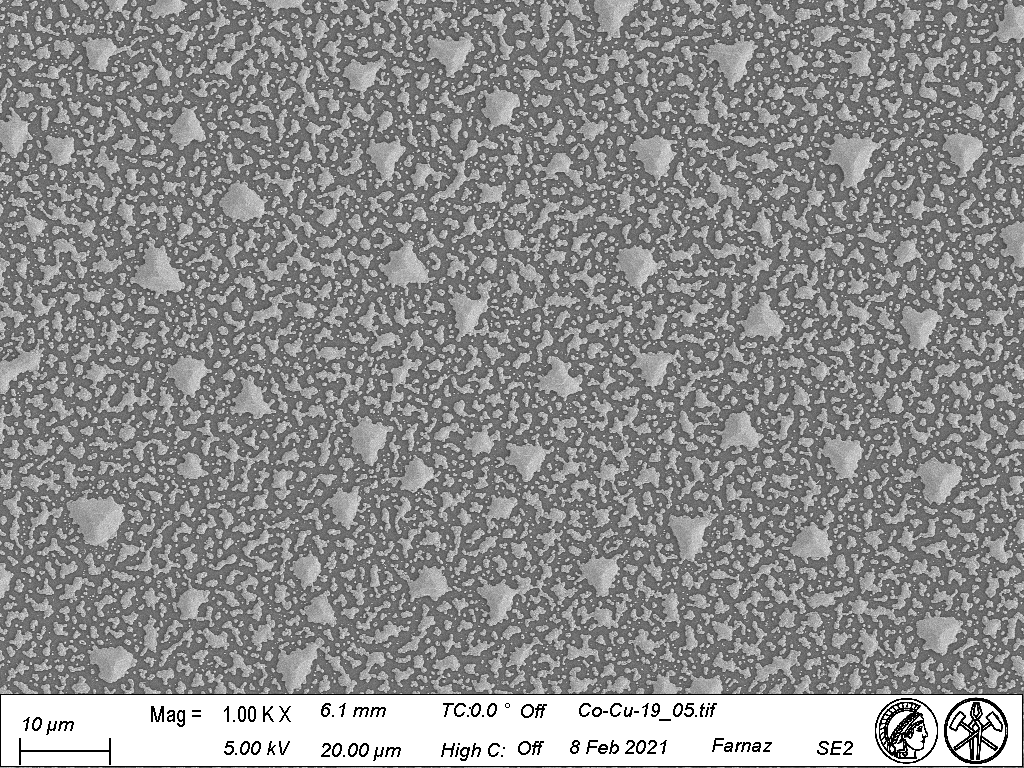
#> input picture 700C_4hrs/Co-Cu-19_05/Co-Cu-19_05.tif, 1024 x 768 px
$ python Trial2.py
#> lines starting #> are read from the running program, lines starting #| are printed output that depends on the picture; after the words box and inside, x2 and y2 are one past the last pixel; in counts of white or black regions, pixels touching at a corner belong together
# -*- coding: utf-8 -*-
"""
Created on Sat Jun 25 15:51:46 2022

@author: FireT
"""


from skimage import measure, io, img_as_ubyte
import matplotlib.pyplot as plt
from skimage.color import label2rgb, rgb2gray
import numpy as np
import cv2
import scipy
from scipy.stats import norm
from skimage import morphology


# The input image.
image = cv2.imread("Co-Cu-19_05.tif",0)
#> image is the input picture: shape (768, 1024); min 0, max 255, mean 141
image=image[0:696, :]
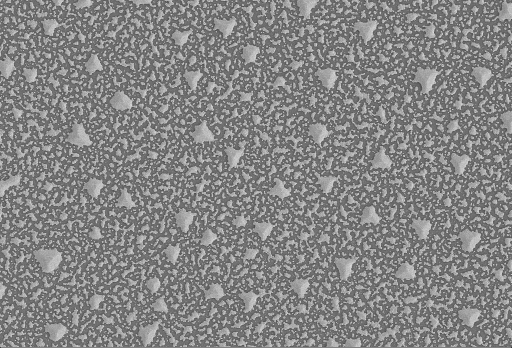
#> image: shape (696, 1024) (shown at 1/2 size); min 0, max 255, mean 132.6
scale = 0.1116 #microns/pixel
Pixelcut= 100 #Minimum pixel Size

#plt.hist(image.flat, bins=100, range=(0,150))  #.flat returns the flattened numpy array (1D)


from skimage.filters import threshold_otsu #binary image
ret, thresh=cv2.threshold(image,0,255,cv2.THRESH_BINARY+cv2.THRESH_OTSU)
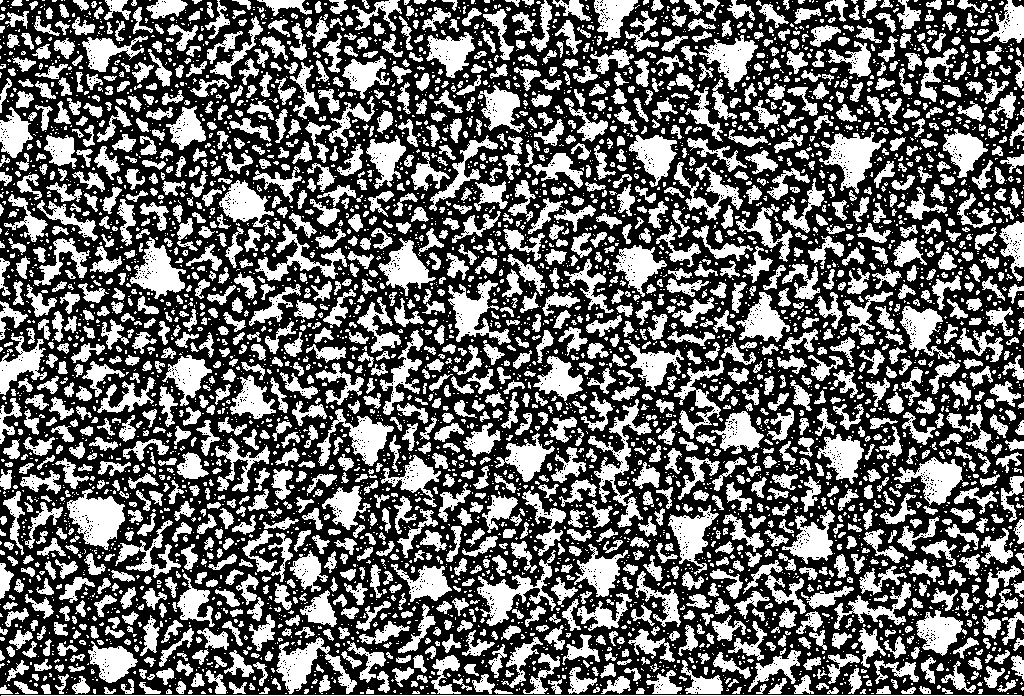
#> thresh: shape (696, 1024); 41.2% white; 5346 white regions (3551 under 20 px), largest, box (x1, y1, x2, y2) and area: (67, 489, 125, 550) 2024, (588, 399, 652, 528) 1849, (819, 132, 886, 194) 1766
#> ret = 138

#Generate thresholded image
#thresholded_img = image > threshold
#plt.imshow(thresholded_img,cmap='gray')


#Remove edge touching regions
from skimage.segmentation import clear_border
edge_touching_removed = clear_border(thresh)
#plt.imshow(edge_touching_removed)

kernel=np.ones ((3,3),np.uint8)
eroded=cv2.erode(edge_touching_removed,kernel,iterations=1)
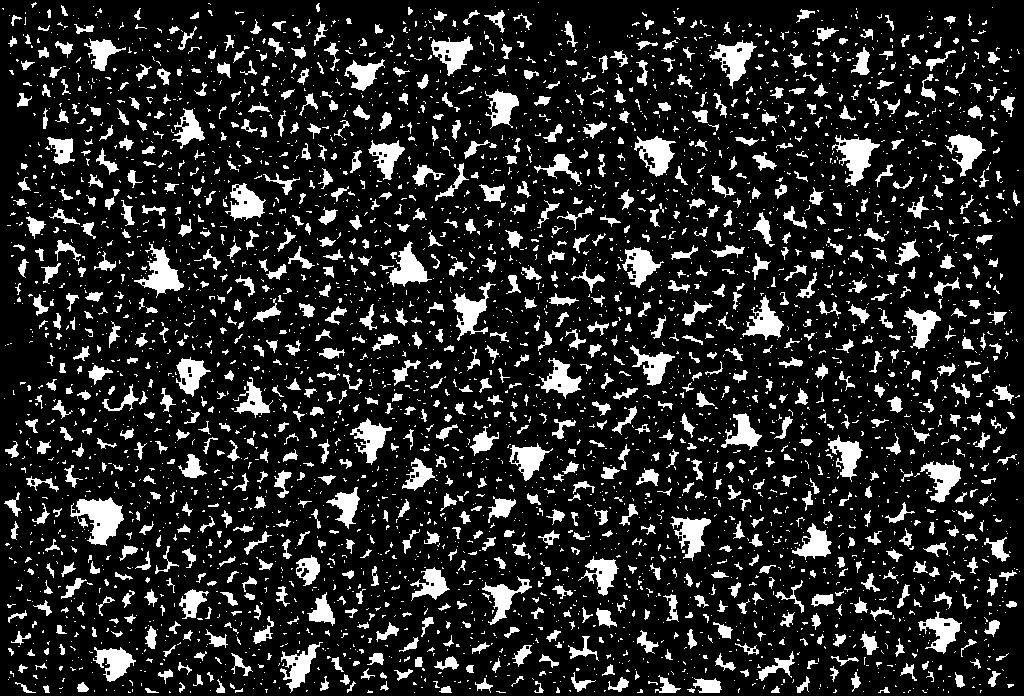
#> eroded: shape (696, 1024); 15.7% white; 4289 white regions (3244 under 20 px), largest, box (x1, y1, x2, y2) and area: (70, 497, 124, 546) 1425, (832, 135, 880, 186) 1070, (134, 242, 184, 298) 1025
dilated=cv2.dilate(eroded,kernel,iterations=1)
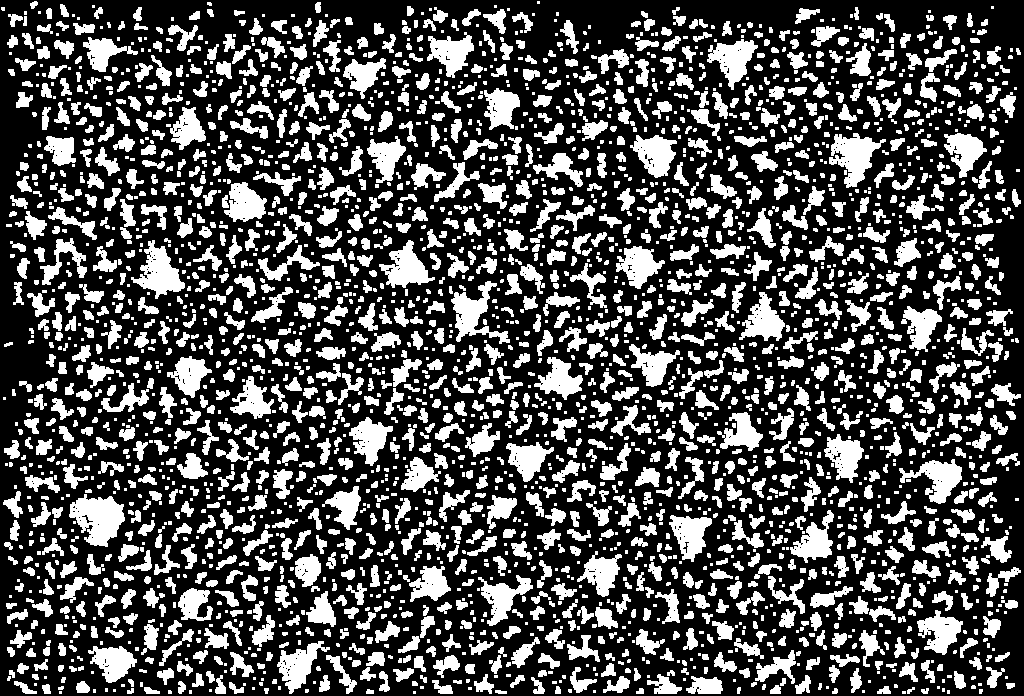
#> dilated: shape (696, 1024); 31.3% white; 3077 white regions (1363 under 20 px)

#Label connected regions of an integer array using measure.label
#Labels each connected entity as one object
#Connectivity = Maximum number of orthogonal hops to consider a pixel/voxel as a neighbor.
#If None, a full connectivity of input.ndim is used, number of dimensions of the image
#For 2D image it would be 2

label_image = measure.label(dilated, connectivity=image.ndim)
#> label_image: shape (696, 1024) int64; 3078 distinct labels, from 0 to 3077


#Removal of small sized particles
label_image = morphology.remove_small_objects(label_image, Pixelcut)
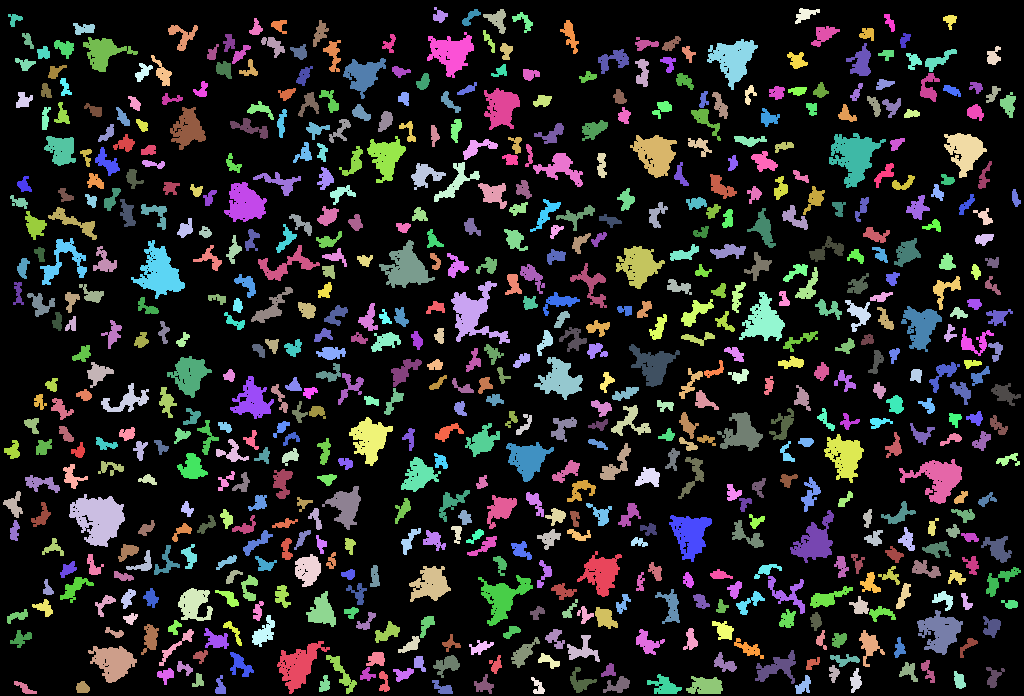
#> label_image: shape (696, 1024) int64; 643 distinct labels, from 0 to 3023; one colour per label, 0 black
#plt.imshow(label_image,cmap='Blue',interpolation='none')

#plt.imshow(label_image)
#Return an RGB image where color-coded labels are painted over the image.
#Using label2rgb

image_label_overlay = label2rgb(label_image, image=image)
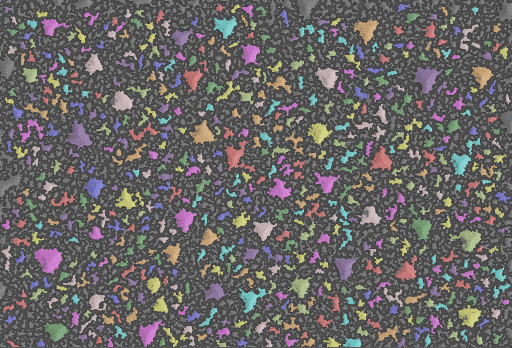
#> image_label_overlay: shape (696, 1024, 3) float64 (shown at 1/2 size); mean R, G, B 0.406, 0.394, 0.394
plt.imshow(image_label_overlay)

plt.imsave("labeled_Co-cu_05.jpg", image_label_overlay)


#################################################
#Calculate properties
#Using regionprops or regionprops_table
all_props=measure.regionprops(label_image, image)
#> all_props = 642 regions; largest, box (x1, y1, x2, y2) and area: (69, 494, 125, 547) 1848, (829, 133, 886, 188) 1549, (131, 240, 185, 299) 1462, (451, 281, 510, 344) 1414, (899, 459, 962, 504) 1290
#Can print various parameters for all objects
for prop in all_props:
    print('Label: {} Area: {}'.format(prop.label, prop.area))
#> this loop made 642 passes
#| Label: 13 Area: 134.0
#| Label: 19 Area: 195.0
#| Label: 21 Area: 138.0
#| Label: 22 Area: 273.0
#| Label: 30 Area: 169.0
#> (further printed lines are left out)

#Compute image properties and return them as a pandas-compatible table.
#Available regionprops: area, bbox, centroid, convex_area, coords, eccentricity,
# equivalent diameter, euler number, label, intensity image, major axis length,
#max intensity, mean intensity, moments, orientation, perimeter, solidity, and many more

props = measure.regionprops_table(label_image, image,
                          properties=['label',
                                      'area', 'equivalent_diameter',
                                      'mean_intensity', 'solidity'])
#> props = 5 items

import pandas as pd
df = pd.DataFrame(props)
#> df = table of 642 rows and 5 columns
print(df.head())

#To delete small regions...
#df = df[df['area'] > 0]

print(df.head())

#######################################################
#Convert to micron scale
df['area_sq_microns'] = df['area'] * (scale**2)
df['equivalent_diameter_microns'] = df['equivalent_diameter'] * (scale)
print(df.head())


df.to_csv('measurements-100pixdel.csv')


#size distrib
import seaborn as sns

sns.set_style('white')

sns.distplot(df.area_sq_microns)
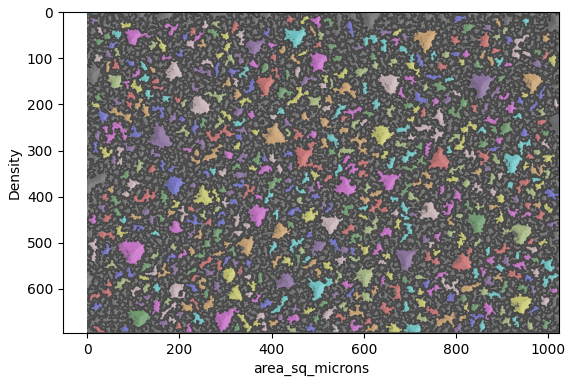
#> figure drawn by matplotlib, 1 panel

$ run again, with 700C_4hrs/Co-Cu-19_05/0pixelsremoved.jpg saved as 700C_4hrs/Co-Cu-19_05/Co-Cu-19_05.tif
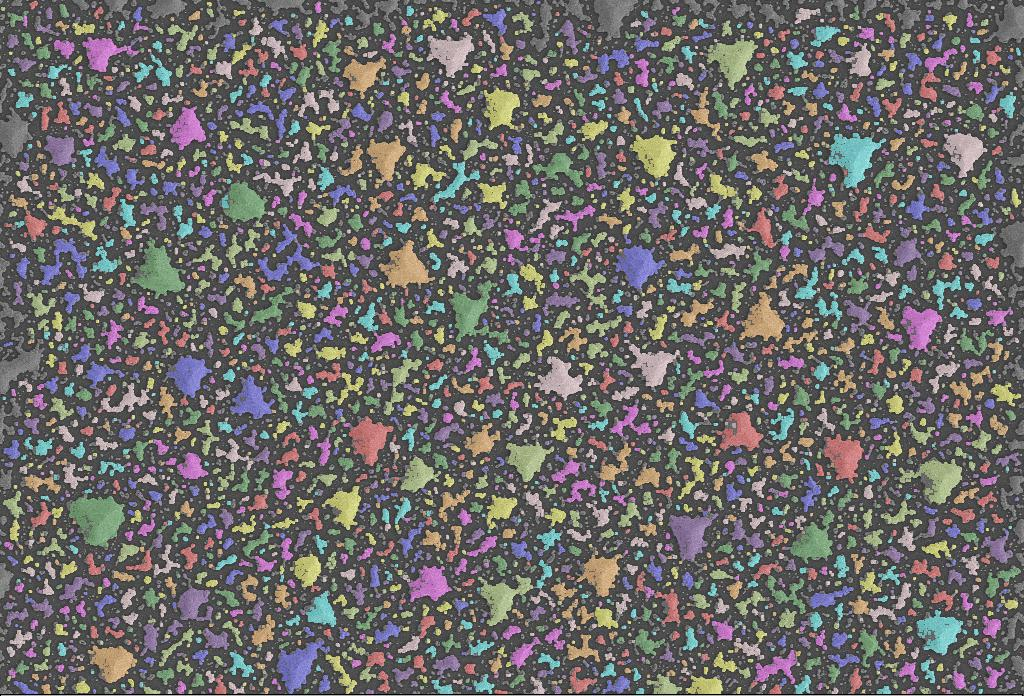
#> input picture 700C_4hrs/Co-Cu-19_05/0pixelsremoved.jpg, 1024 x 696 px
#> `ret, thresh=cv2.threshold(image,0,255,cv2.THRESH_BINARY+cv2.THRESH_OTSU)`:
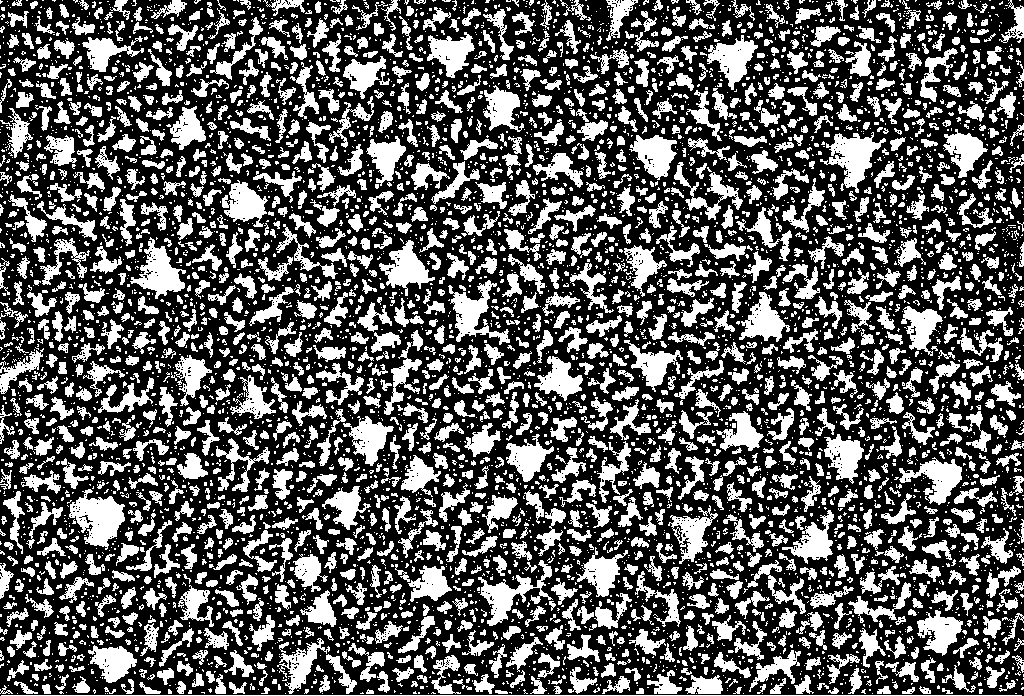
#> thresh: shape (696, 1024); 35.9% white; 5834 white regions (4070 under 20 px), largest, box (x1, y1, x2, y2) and area: (69, 489, 125, 550) 1867, (820, 132, 886, 193) 1673, (478, 560, 553, 626) 1482
#> ret = 115
#> eroded: shape (696, 1024); 13.9% white; 4257 white regions (3315 under 20 px), largest, box (x1, y1, x2, y2) and area: (73, 497, 124, 546) 1314, (832, 135, 880, 186) 1076, (134, 247, 184, 295) 978
#> dilated: shape (696, 1024); 28.3% white; 3116 white regions (1483 under 20 px)
#> all_props = 539 regions; largest, box (x1, y1, x2, y2) and area: (70, 496, 125, 547) 1714, (829, 133, 886, 188) 1551, (131, 240, 185, 299) 1390, (451, 281, 510, 344) 1330, (899, 459, 962, 504) 1292
#> the loop `for prop in all_props:` made 539 passes
#| Label: 11 Area: 134.0
#| Label: 19 Area: 195.0
#| Label: 22 Area: 129.0
#| Label: 30 Area: 169.0
#| Label: 37 Area: 101.0
#> (further printed lines are left out)
#> props = 5 items
#> df = table of 539 rows and 5 columns
#> `sns.distplot(df.area_sq_microns)`:
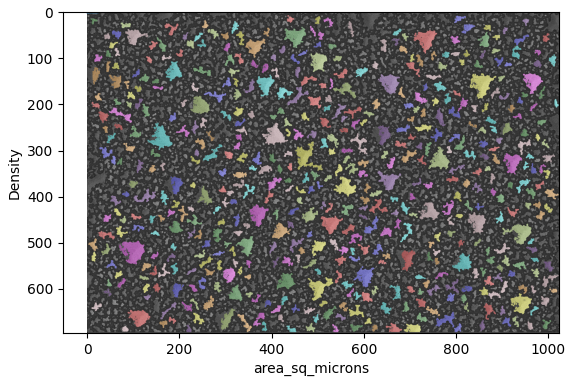
#> figure drawn by matplotlib, 1 panel

$ run again, with 700C_4hrs/Co-Cu-19_05/100pixelsremoved.jpg saved as 700C_4hrs/Co-Cu-19_05/Co-Cu-19_05.tif
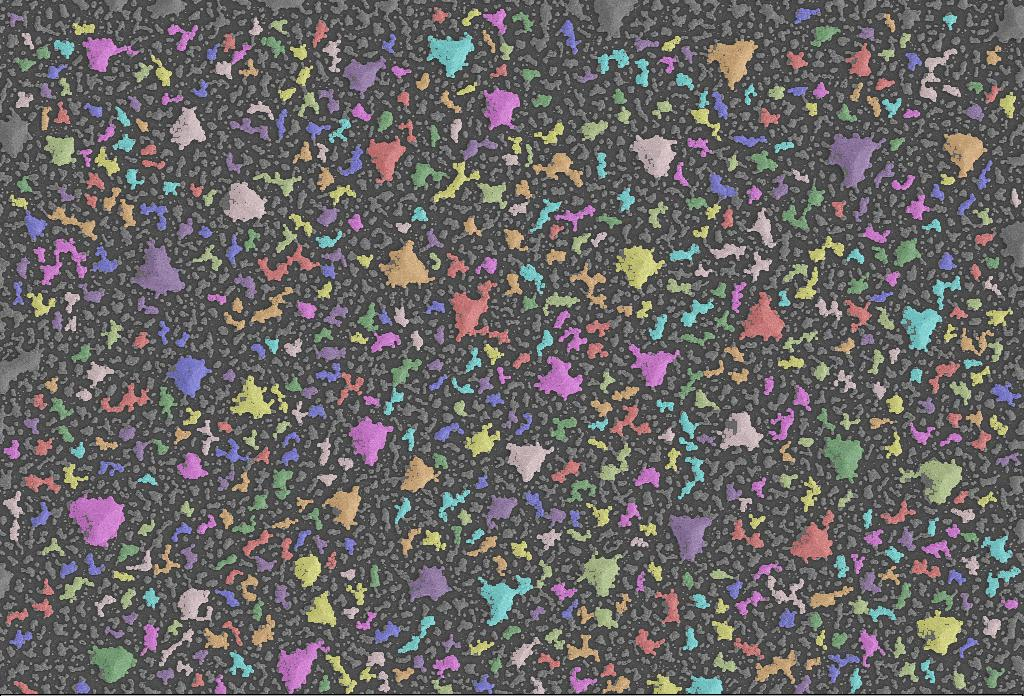
#> input picture 700C_4hrs/Co-Cu-19_05/100pixelsremoved.jpg, 1024 x 696 px
#> `ret, thresh=cv2.threshold(image,0,255,cv2.THRESH_BINARY+cv2.THRESH_OTSU)`:
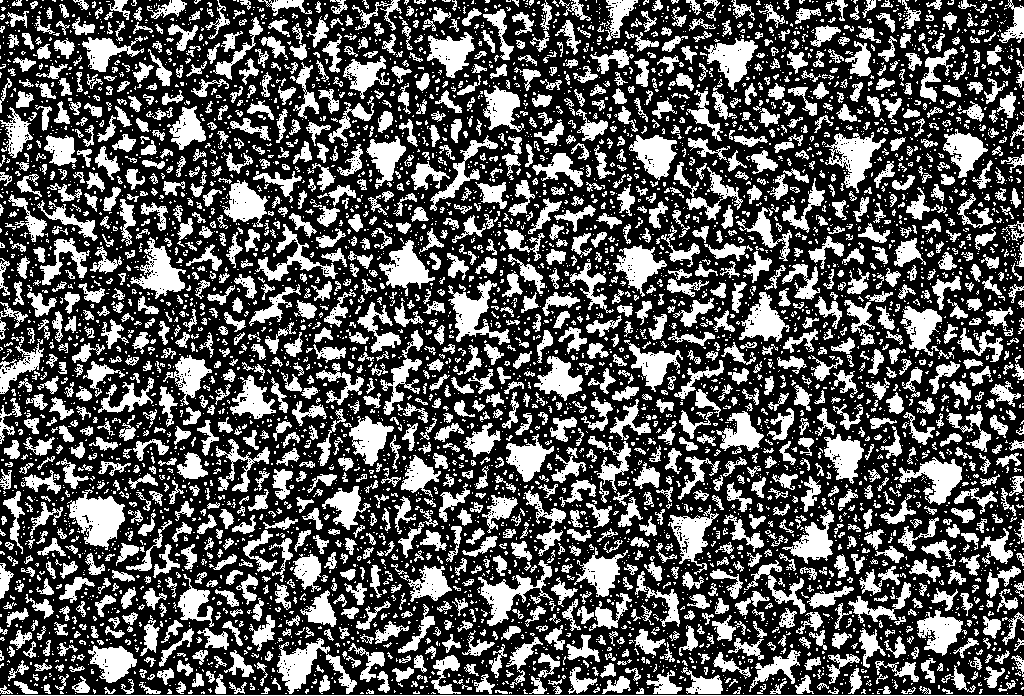
#> thresh: shape (696, 1024); 35.2% white; 5755 white regions (4075 under 20 px), largest, box (x1, y1, x2, y2) and area: (67, 489, 125, 550) 1915, (825, 132, 886, 193) 1504, (448, 280, 510, 345) 1500
#> ret = 111
#> eroded: shape (696, 1024); 12.5% white; 2726 white regions (2030 under 20 px), largest, box (x1, y1, x2, y2) and area: (70, 497, 124, 546) 1437, (708, 40, 757, 89) 963, (389, 241, 432, 287) 934
#> dilated: shape (696, 1024); 23.3% white; 1826 white regions (934 under 20 px)
#> all_props = 575 regions; largest, box (x1, y1, x2, y2) and area: (69, 494, 125, 547) 1834, (451, 281, 510, 344) 1386, (899, 459, 962, 504) 1296, (379, 240, 435, 288) 1288, (707, 39, 758, 90) 1277
#> the loop `for prop in all_props:` made 575 passes
#| Label: 8 Area: 134.0
#| Label: 12 Area: 114.0
#| Label: 14 Area: 138.0
#| Label: 15 Area: 272.0
#| Label: 25 Area: 165.0
#> (further printed lines are left out)
#> props = 5 items
#> df = table of 575 rows and 5 columns
#> `sns.distplot(df.area_sq_microns)`:
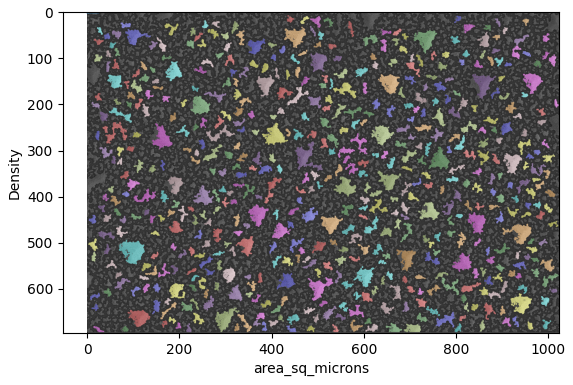
#> figure drawn by matplotlib, 1 panel
